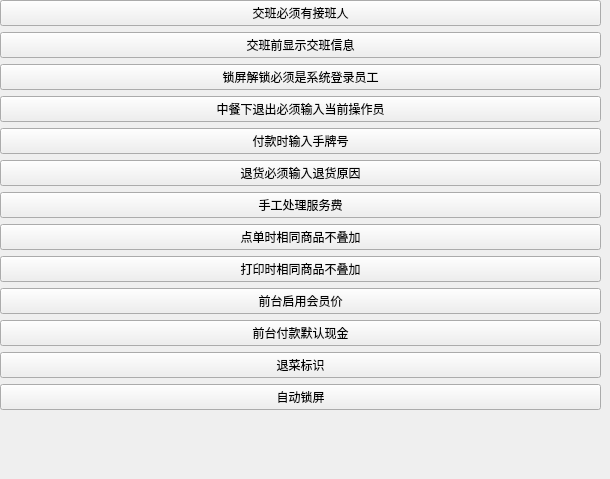
          <widget class="QWidget" name="page_3">
           <widget class="QWidget" name="layoutWidget">
            <property name="geometry">
             <rect>
              <x>0</x>
              <y>0</y>
              <width>601</width>
              <height>470</height>
             </rect>
            </property>
            <layout class="QVBoxLayout" name="verticalLayout_5" stretch="0,0,0,0,0,0,0,0,0,0,0,0,0,1">
             <item>
              <widget class="checkbox_phonestyle" name="checkBox_1">
               <property name="text">
                <string>交班必须有接班人</string>
               </property>
              </widget>
             </item>
             <item>
              <widget class="checkbox_phonestyle" name="checkBox_show_info_before_shift">
               <property name="text">
                <string>交班前显示交班信息</string>
               </property>
              </widget>
             </item>
             <item>
              <widget class="checkbox_phonestyle" name="checkBox_7">
               <property name="text">
                <string>锁屏解锁必须是系统登录员工</string>
               </property>
              </widget>
             </item>
             <item>
              <widget class="checkbox_phonestyle" name="checkBox_13">
               <property name="text">
                <string>中餐下退出必须输入当前操作员</string>
               </property>
              </widget>
             </item>
             <item>
              <widget class="checkbox_phonestyle" name="checkBox_4">
               <property name="text">
                <string>付款时输入手牌号</string>
               </property>
              </widget>
             </item>
             <item>
              <widget class="checkbox_phonestyle" name="checkBox_2">
               <property name="text">
                <string>退货必须输入退货原因</string>
               </property>
              </widget>
             </item>
             <item>
              <widget class="checkbox_phonestyle" name="checkBox_10">
               <property name="text">
                <string>手工处理服务费</string>
               </property>
              </widget>
             </item>
             <item>
              <widget class="checkbox_phonestyle" name="checkBox_15">
               <property name="text">
                <string>点单时相同商品不叠加</string>
               </property>
              </widget>
             </item>
             <item>
              <widget class="checkbox_phonestyle" name="checkBox_samedishNotadd_qtprint">
               <property name="text">
                <string>打印时相同商品不叠加</string>
               </property>
              </widget>
             </item>
             <item>
              <widget class="checkbox_phonestyle" name="checkBox_8">
               <property name="text">
                <string>前台启用会员价</string>
               </property>
              </widget>
             </item>
             <item>
              <widget class="checkbox_phonestyle" name="checkBox_qt_def_money">
               <property name="text">
                <string>前台付款默认现金</string>
               </property>
              </widget>
             </item>
             <item>
              <widget class="checkbox_phonestyle" name="checkBox_kitchen_quit_flag">
               <property name="focusPolicy">
                <enum>Qt::NoFocus</enum>
               </property>
               <property name="text">
                <string>退菜标识</string>
               </property>
              </widget>
             </item>
             <item>
              <widget class="checkbox_phonestyle" name="checkBox_restrant_auto_lock_flag">
               <property name="focusPolicy">
                <enum>Qt::NoFocus</enum>
               </property>
               <property name="text">
                <string>自动锁屏</string>
               </property>
              </widget>
             </item>
             <item>
              <spacer name="verticalSpacer_2">
               <property name="orientation">
                <enum>Qt::Vertical</enum>
               </property>
               <property name="sizeHint" stdset="0">
                <size>
                 <width>20</width>
                 <height>40</height>
                </size>
               </property>
              </spacer>
             </item>
            </layout>
           </widget>
          </widget>
